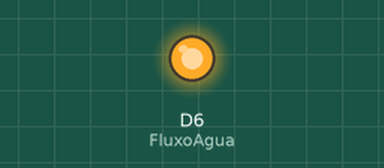
Simulated run of this sketch. Board: ESP8266 (NodeMCU). Parts: output pins drawn as LEDs (lit = HIGH).

Above: at 1.5 s.
At 4.0 s:
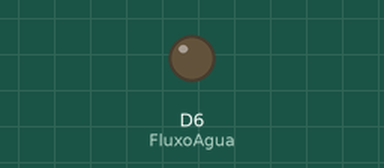
Timing chart, 0 to 6.5 s (numbered marks = the images above):
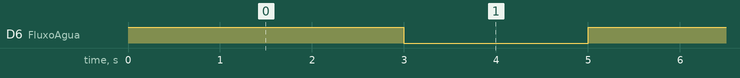

The sketch:

fluxoAgua_1.ino
```cpp
#define FluxoAgua D6

void setup() {
  pinMode(FluxoAgua, OUTPUT);

}

void loop() {
  digitalWrite(FluxoAgua, HIGH);
  delay(3000);
  digitalWrite(FluxoAgua, LOW);
  delay(2000);

}
```

Measured:
- by itself, D6 (FluxoAgua): alternates HIGH for 3.0 s and LOW for 2.0 s
